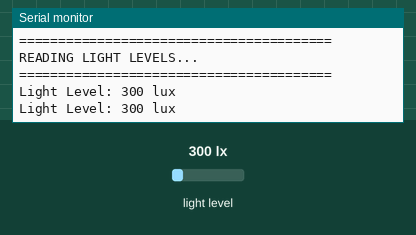
Simulated run of this sketch. Board: ESP32-S3. Shown: the last lines printed to the serial monitor. Wiring (inferred from the names in the program): BH1750 light sensor at I2C address 0x23. The test bench sets the inputs (shaded band); at power-on: light level 300 lx.

Above: at 2.4 s.
2.5 s: light level set to 40 lx
At 3.8 s:
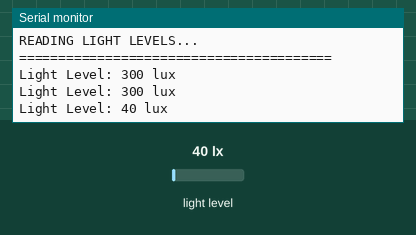
4.0 s: light level set to 500 lx
At 5.0 s:
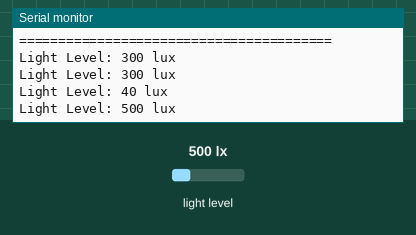
Timing chart, 0 to 7.0 s (numbered marks = the images above; inputs shaded):
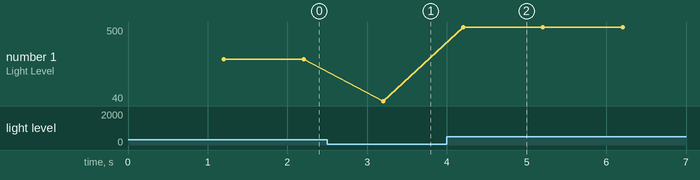

Measured:
- after the input at 2.5 s, the serial monitor: prints a new line after 0.70 s (image 1)
- after the input at 4.0 s, the serial monitor: prints a new line after 0.20 s (image 2)
- plotted number 1: 300 → 40 after the input at 2.5 s, 40 → 500 after the input at 4.0 s

The sketch:

BH1750_Light_Sensor.ino
```cpp
/*
 * ESP32-S3 BH1750 Light Sensor - TEST SCRIPT
 * Reads light intensity (lux) over I2C and prints to Serial Monitor
 */

#include <Wire.h>

#define BH1750_ADDR 0x23  // BH1750 I2C address (0x23 or 0x5C depending on ADDR pin)
#define SDA_PIN 6         // Change to your SDA pin
#define SCL_PIN 7         // Change to your SCL pin

void setup() {
  Serial.begin(115200);
  delay(1000);

  Serial.println("========================================");
  Serial.println("BH1750 LIGHT SENSOR TEST");
  Serial.println("========================================");
  Serial.println();

  // Initialize I2C
  Wire.begin(SDA_PIN, SCL_PIN);

  Serial.println("I2C Initialized");
  Serial.print("SDA Pin: GPIO ");
  Serial.println(SDA_PIN);
  Serial.print("SCL Pin: GPIO ");
  Serial.println(SCL_PIN);
  Serial.println();

  // Power on and configure BH1750
  // Continuous High Resolution Mode (1 lux resolution)
  Wire.beginTransmission(BH1750_ADDR);
  Wire.write(0x10);  // Continuous H-Resolution Mode
  if (Wire.endTransmission() == 0) {
    Serial.println("BH1750 sensor initialized successfully!");
  } else {
    Serial.println("ERROR: Could not find BH1750 sensor!");
    Serial.println("Check wiring and I2C address (0x23 or 0x5C)");
  }

  Serial.println();
  Serial.println("========================================");
  Serial.println("READING LIGHT LEVELS...");
  Serial.println("========================================");
  Serial.println();

  delay(180);  // Wait for first measurement
}

void loop() {
  uint16_t lightLevel = readBH1750();

  Serial.print("Light Level: ");
  Serial.print(lightLevel);
  Serial.println(" lux");

  delay(1000);  // Read every second
}

uint16_t readBH1750() {
  // Request 2 bytes from sensor
  Wire.requestFrom(BH1750_ADDR, 2);

  if (Wire.available() == 2) {
    uint16_t raw = Wire.read() << 8 | Wire.read();
    // Convert to lux (default mode divisor is 1.2)
    return raw / 1.2;
  }

  return 0;  // Return 0 if read fails
}
```
